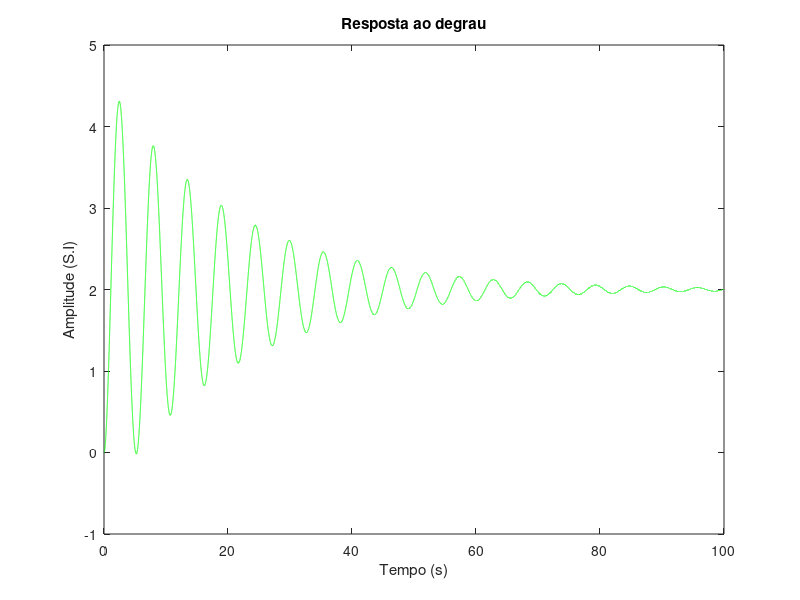
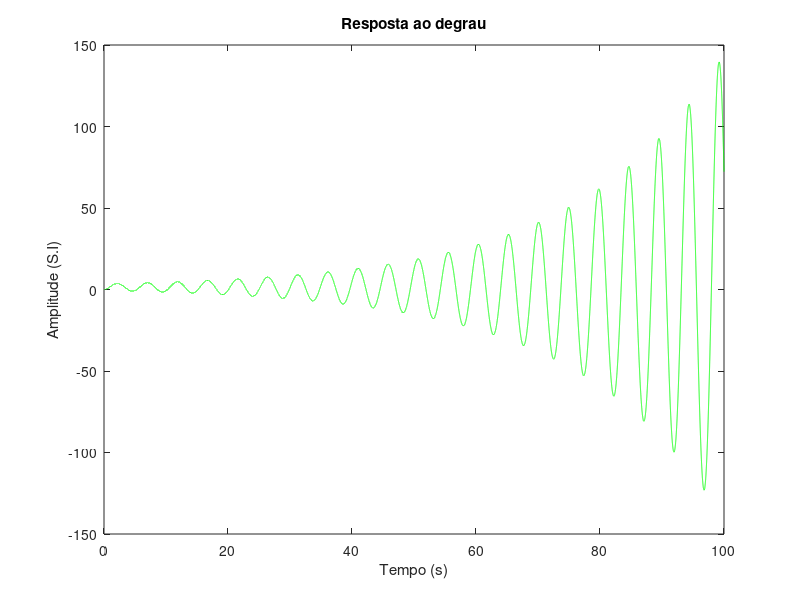
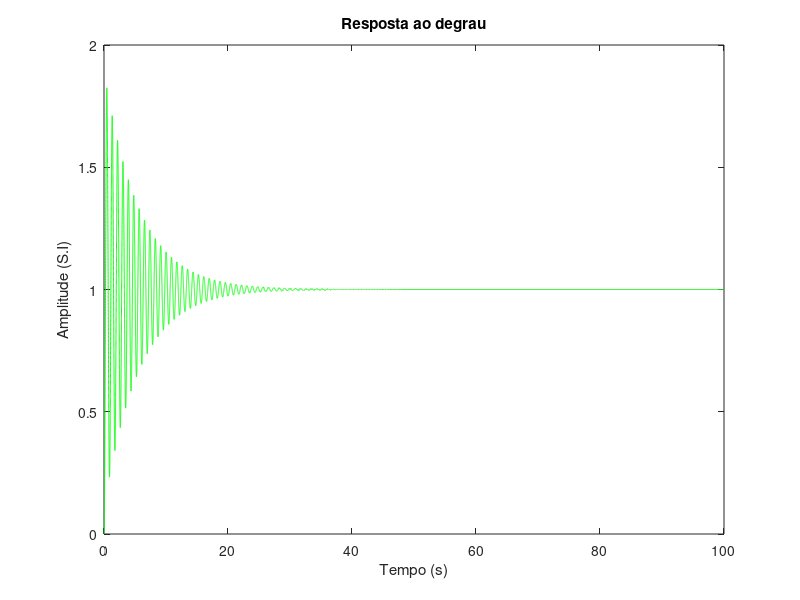
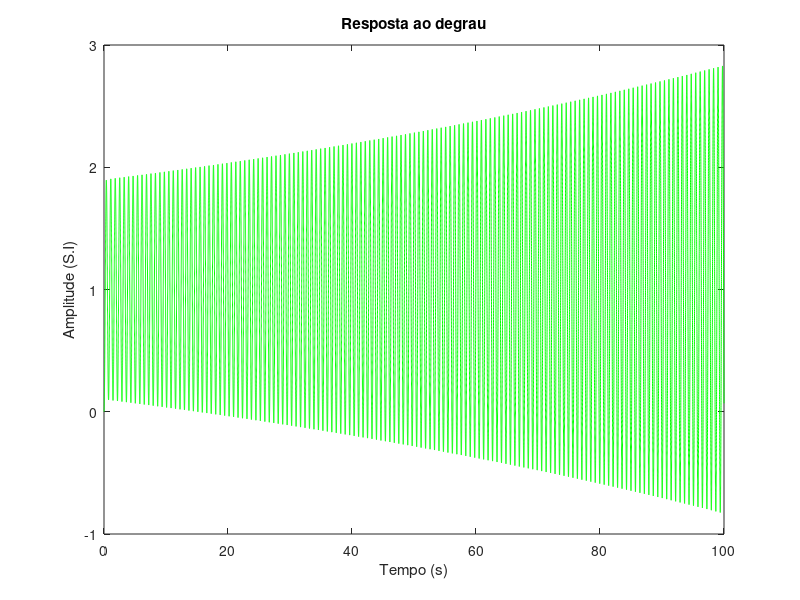

Source code (MATLAB) for these figures, in order:
clc;
clear all;
close all;

pkg load control
%vetor de tempo de simulacao
t_init = 0; %inicio da simulacao
t_final =6; %fim da simulacao
dt = 0.01; %a cada 1milisegundo tem-se um ponto na simulacao (passo da sim)

%t = t_init:dt:t_final; %vetor de tempo [dominio - x]
t=0:0.001:100; %vetor de tempo


%operador de Laplace

s=tf('s'); %s vira o operador de Laplace

FT=(10*(s+1))/(2*(s*s*s)+4*(s*s)+3*s+5)
y1 = step(FT, t);
figure, plot(t, y1, '-g');
xlabel('Tempo (s)');
ylabel('Amplitude (S.I)');
title('Resposta ao degrau');


FT2=(10*(s+1))/(2*(s*s*s)+4*(s*s)+3*s+7)
y2 = step(FT2, t);
figure, plot(t, y2, '-g');
xlabel('Tempo (s)');
ylabel('Amplitude (S.I)');
title('Resposta ao degrau');


FT3=(40*(s+10))/((s*s*s)+8*(s*s)+(s*55)+400)
y3 = step(FT3, t);
figure, plot(t, y3, '-g');
xlabel('Tempo (s)');
ylabel('Amplitude (S.I)');
title('Resposta ao degrau');

FT4=(61*(s+10))/((s*s*s)+8*(s*s)+(s*76)+610)
y4 = step(FT4, t);
figure, plot(t, y4, '-g');
xlabel('Tempo (s)');
ylabel('Amplitude (S.I)');
title('Resposta ao degrau');

FT5=(60*(s+10))/((s*s*s)+8*(s*s)+(s*75)+600)
y5 = step(FT5, t);
figure, plot(t, y5, '-g');
xlabel('Tempo (s)');
ylabel('Amplitude (S.I)');
title('Resposta ao degrau');
